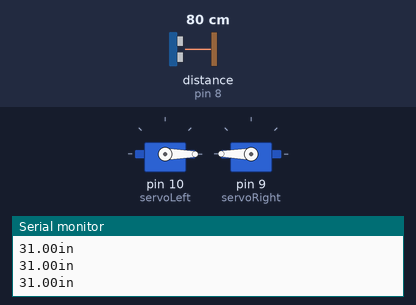
A sketch run on a simulated Arduino Uno, built with avr-gcc and run on an emulated ATmega328P. On the bench: 2 × servo, the last lines printed to the serial monitor. Wiring (inferred from the names in the program): ultrasonic range finder: trigger pin 7; echo pin 8. Inputs (shaded band) come from the test bench; at power-on: distance to the obstacle (sensor on pin 8) 80 cm. The echo pulse lasts 58.3 µs per cm.

Above: at 1.2 s.
1.3 s: distance to the obstacle (sensor on pin 8) set to 31 cm
2.8 s: distance to the obstacle (sensor on pin 8) set to 25 cm
At 3.3 s:
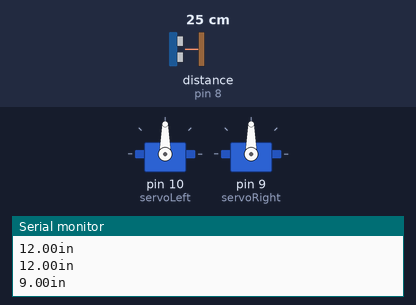
At 6.0 s:
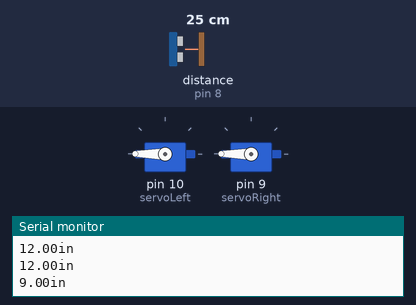
Timing chart, 0 to 11.8 s (numbered marks = the images above; inputs shaded):
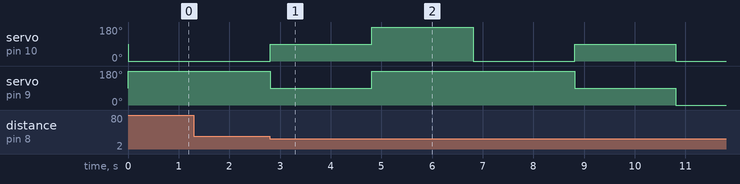

The sketch:

obstacle_avoid_with_ultrasoic.ino
```cpp
#include <Servo.h>

int trigPin = 7;    //Trig - purple Jumper
int echoPin = 8;    //Echo - blue Jumper
long duration, cm, inches;


Servo servoLeft;          // Define left servo
Servo servoRight;         // Define right servo


void setup()
{
  //Serial Port begin
  Serial.begin (9600);
  //Define inputs and outputs
  pinMode(trigPin, OUTPUT);
  pinMode(echoPin, INPUT);
//  servoLeft.attach(10);  // Set left servo to digital pin 10
//  servoRight.attach(9);
  servoLeft.attach(10,1300,1480);  // Set left servo to digital pin 10
  servoRight.attach(9,1520,1700);  // Set right servo to digital pin 9
}

void loop()
{
  float x;
  x = distance();
  Serial.print(x);
  Serial.print("in \n");
  if( x <= 1)
  {
    stopRobot();
  }
  else if(x<=10)
  {
    stopRobot();
    obstacleAvoid();
  }
  else
  {
    forward();
  }
}


float distance()
{
  // The sensor is triggered by a HIGH pulse of 10 or more microseconds.
  // Give a short LOW pulse beforehand to ensure a clean HIGH pulse:
  digitalWrite(trigPin, LOW);
  delayMicroseconds(5);
  digitalWrite(trigPin, HIGH);
  delayMicroseconds(10);
  digitalWrite(trigPin, LOW);

  // Read the signal from the sensor: a HIGH pulse whose
  // duration is the time (in microseconds) from the sending
  // of the ping to the reception of its echo off of an object.
  pinMode(echoPin, INPUT);
  duration = pulseIn(echoPin, HIGH);

  // convert the time into a distance
  cm = (duration/2) / 29.1;
  inches = (duration/2) / 74;


  return (inches);
}
void forward() {
  servoLeft.write(0);
  servoRight.write(180);
}
void reverse() {
  servoLeft.write(180);
  servoRight.write(0);
}
void turnRight()
{
  servoLeft.write(180);
  servoRight.write(180);
}
void turnLeft()
{
  servoLeft.write(0);
  servoRight.write(0);
}
void stopRobot()
{
  servoRight.write(90);
  servoLeft.write(90);
}
void obstacleAvoid()
{
    stopRobot();
    delay(2000);
    turnRight();
    delay(2000);
    forward();
    delay(2000);
    stopRobot();
    delay(2000);
    turnLeft();
    delay(2000);
    forward();
    delay(2000);
    stopRobot();
    delay(2000);
    turnLeft();
    delay(2000);
    forward();
    delay(2000);
    stopRobot();
    delay(2000);
    turnRight();
    delay(2000);
    forward();
    delay(2000);
    stopRobot();
    delay(2000);

}
```

Measured:
- the behaviour switches between 29 and 28 cm on distance to the obstacle (sensor on pin 8) (found by bisection; images 0 and 1)
- after the input at 2.8 s, servo on pin 10 (servoLeft): 0° → 90° at once, → 180° 2.0 s later, → 0° 2.0 s later, → 90° 2.0 s later, … (5 changes in this stretch); servo on pin 9 (servoRight): 180° → 90° at once, → 180° 2.0 s later, → 90° 4.0 s later, → 0° 2.0 s later
